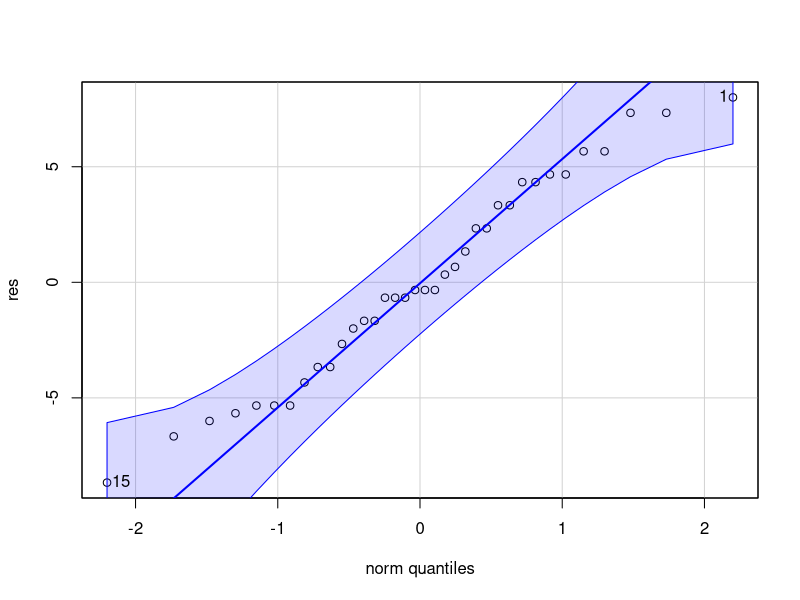
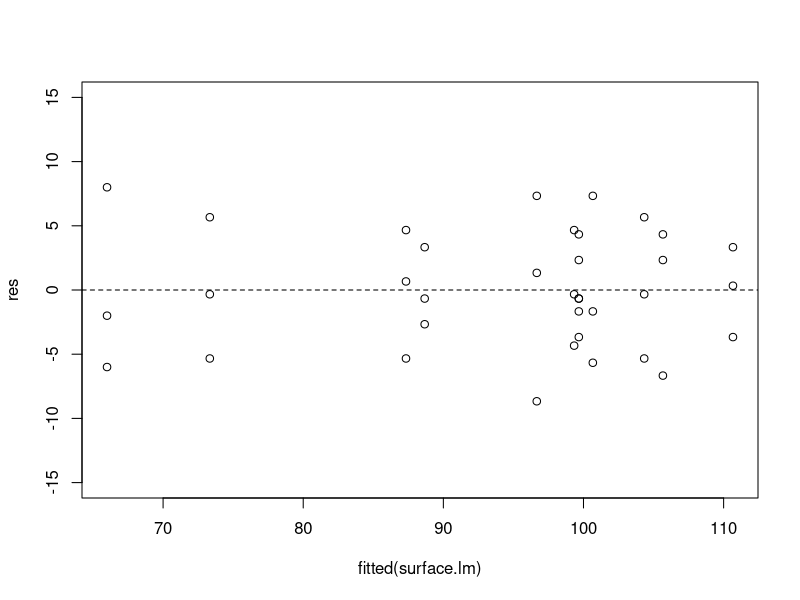
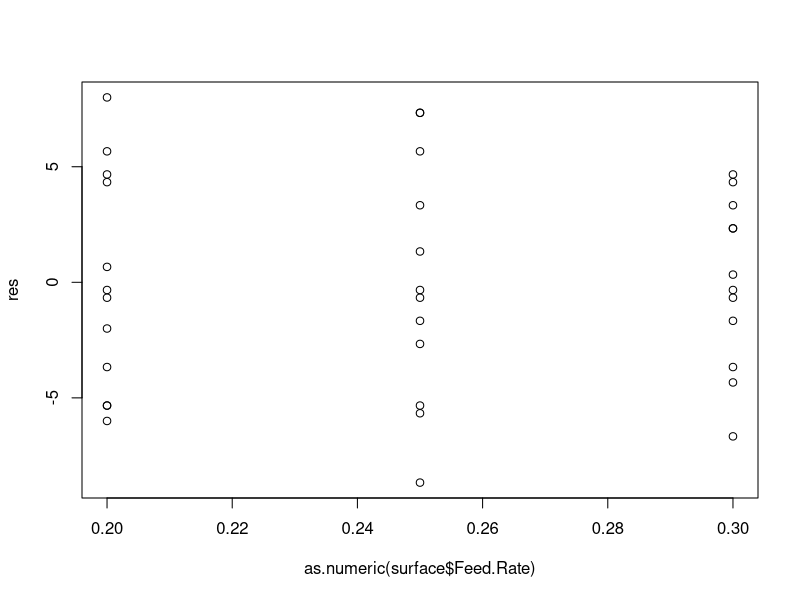
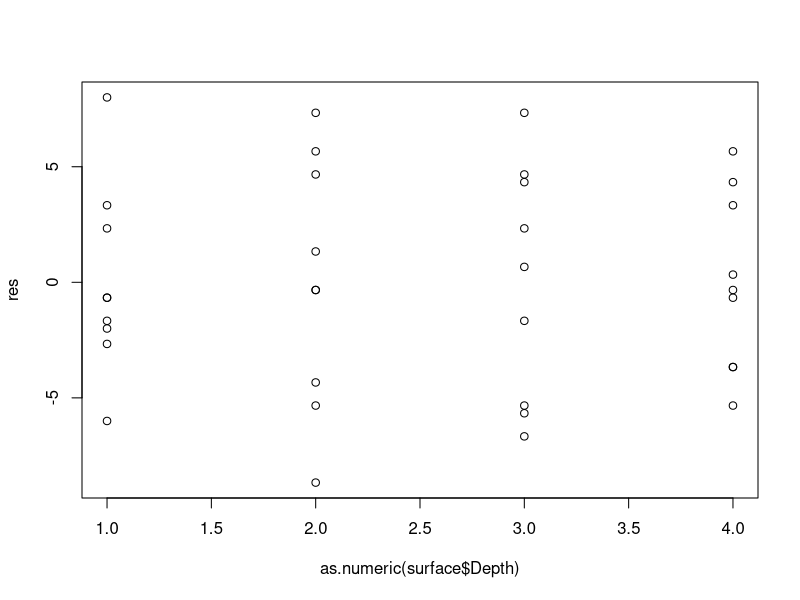

These figures' R source, in order:
## ---- chunk 1
library(readxl)     # reading excel files
library(reshape2)   # changing tables to long format
library(car)        # qqplot
## ---- chunk 2
# surface wide format
surface.w <- as.data.frame(x = matrix(data = c(rep(c(.2, .25, .3), each = 3), c(74, 64, 60, 92, 86, 88, 99, 98, 102), c(79, 68, 73, 98, 104, 88, 104, 99, 95), c(82, 88, 92, 99, 108, 95, 108, 110, 99), c(99, 104, 96, 104, 110, 99, 114, 111, 107)), nrow = 9, byrow = FALSE))

names(surface.w) <- c("Feed.Rate", ".15", ".18", ".2", ".25")
## ---- chunk 3
surface.w
## ---- chunk 4

## ---- chunk 5
#surface <- read_excel("E:/Chapter 5/surface.xlsx")

# surface long format
surface <- melt(data = surface.w, id.vars = c("Feed.Rate"))
names(surface) <- c("Feed.Rate", "Depth", "Surface")
surface

# a=3
# b=4
# n=3

# running ANOVA
surface.aov = aov(Surface ~ factor(Feed.Rate)*factor(Depth), surface)
summary(surface.aov)
## ---- chunk 6
# Baselines: Feed.Rate (.2), Depth (.15)
surface.lm=lm(Surface ~ factor(Feed.Rate)*factor(Depth),surface)
res=surface$Surface-fitted(surface.lm)

# checking normality
qqPlot(res)

# checking independence
plot(fitted(surface.lm), res, ylim = c(-15,15))
abline(h = 0, lty = 2)

# checking variance homogeneity
plot(as.numeric(surface$Feed.Rate), res)
plot(as.numeric(surface$Depth), res)

bartlett.test(Surface ~ factor(Feed.Rate), data = surface)
bartlett.test(Surface ~ factor(Depth), data = surface)
## ---- chunk 7

